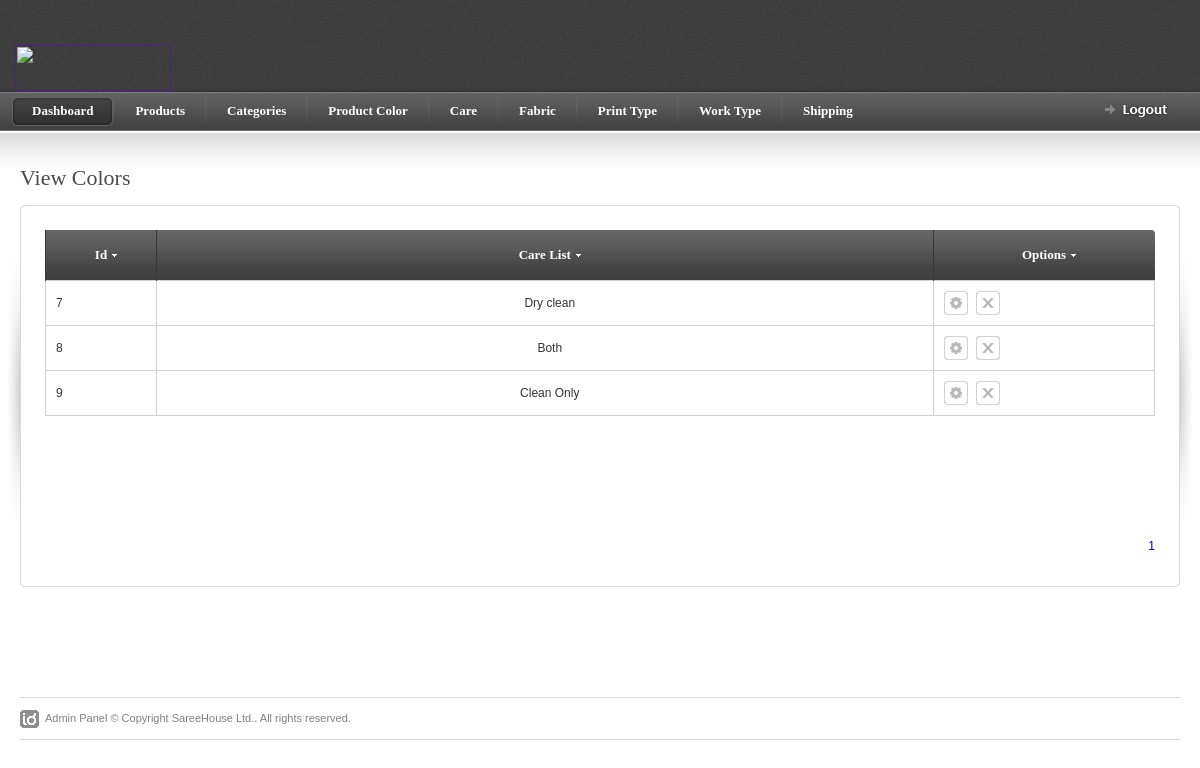
/admin/view_care.php (signed in), run on the app's committed database.
### tables this page shows
CREATE TABLE IF NOT EXISTS `care` (
  `care_id` int(30) NOT NULL,
  `care_name` text NOT NULL
);

### admin/view_care.php (the view, shortened to what this page needs)
<?php
if(!isset($_SESSION['user_name'])){
header("location: login.php");
}
else {
?>
<!DOCTYPE html PUBLIC "-//W3C//DTD XHTML 1.0 Strict//EN" "http://www.w3.org/TR/xhtml1/DTD/xhtml1-strict.dtd">
<html xmlns="http://www.w3.org/1999/xhtml">
<head>
<link rel="stylesheet" href="css/screen.css" type="text/css" media="screen" title="default" />
<link rel="stylesheet" href="css/datePicker.css" type="text/css" />
</head>
<body>
<div>
<?php include "topmenu.php" ?>
</div>
<div id="content-outer">
<div id="content">
	<div id="page-heading">
		<h1>View Colors</h1>
	</div>
	<table border="0" width="100%" cellpadding="0" cellspacing="0" id="content-table">
	<tr>
		<th rowspan="3" class="sized"><img src="images/shared/side_shadowleft.jpg" width="20" height="300" alt="" /></th>
		<th class="topleft"></th>
		<td id="tbl-border-top">&nbsp;</td>
		<th class="topright"></th>
		<th rowspan="3" class="sized"><img src="images/shared/side_shadowright.jpg" width="20" height="300" alt="" /></th>
	</tr>
	<tr>
		<td id="tbl-border-left"></td>
		<td>
		<div id="content-table-inner">
			<div id="table-content">
				<form id="mainform" action="">
				<table border="0" width="100%" cellpadding="0" cellspacing="0" id="product-table">
				<tr>
					<th class="table-header-repeat line-left minwidth-1"style="width:50px !important;"><a id="" >Id</a></th>
					<th class="table-header-repeat line-left minwidth-1" style="text-align:center;"><a href="">Care List</a><?php echo $product_color_name; ?>	</th>
					<th class="table-header-options line-left"><a href="">Options</a></th>
				</tr>
				<?php
				$page=$_GET["page"];
				if($page=="" || $page=="1")
				{
					$page1=0;
				}
				else
				{
				$page1=($page*15)-15;
				}
				$res=mysql_query("select * from care limit $page1,15");
				while($row=mysql_fetch_array($res))
				{
			?>
				<tr>
					<td><?php echo $row['care_id'] ?></td>
					<td style="text-align:center;"><?php echo $row['care_name'] ?></td>
					<td class="options-width">
					<a href="edit_care.php?edit=<?php echo $row['care_id'] ?>" title="Edit" class="icon-1 info-tooltip"></a>
					<a href="delete_care.php?del=<?php echo $row['care_id'] ?>" title="Delete" class="icon-2 info-tooltip"></a>
					</td>
				</tr>
					<?php } ?>
				</table>
				</form>
			</div>
			<table border="0" cellpadding="0" cellspacing="0" id="paging-table">
			<tr>
			<td>
				<?php
			$res1=mysql_query("select * from care");
			$cou=mysql_num_rows($res1);
			$a=$cou/15;
			$a=ceil($a);
			for($b=1;$b<=$a;$b++)
			 {
			?><a href="view_care.php?page=<?php echo $b; ?>" style="text-decoration:none;"><?php echo $b." ";?></a>
			 <?php	}	?>
			</td>
			</tr>
			</table>
		</div>
		</td>
		<td id="tbl-border-right"></td>
	</tr>
	<tr>
		<th class="sized bottomleft"></th>
		<td id="tbl-border-bottom">&nbsp;</td>
		<th class="sized bottomright"></th>
	</tr>
	</table>
</div>
</div>
<?php include "footer.php" ?>
</body>
</html>
<?php } ?>

### admin/css/screen.css (style rules this page uses)
* { margin: 0; padding: 0; }
html, body { height: 100%; }
body { background: #fff; color: #393939; font-family: Arial; font-size: 0px; line-height: 0; }
#content-outer { background: url(../images/shared/content_repeat.jpg) repeat-x; }
#content { color: #333; font-family: Arial, Helvetica, sans-serif; font-size: 12px; line-height: 18px; margin: 0 auto 0 auto; max-width: 1260px; min-width: 780px; padding: 35px 0px 30px 0px; }
#content-table { font-size: 0px; line-height: 0px; }
#content-table th.sized { height: 15px; width: 15px; padding: 0; margin: 0; font-size: 0px; line-height: 0px; }
#content-table-inner { font-size: 12px; line-height: 12px; padding: 10px 0 20px 0; }
#tbl-border-top { background: url(../images/shared/border_bit.jpg) top repeat-x; line-height: 0;font-size: 0px; height: 15px; }
#tbl-border-bottom { background: url(../images/shared/border_bit.jpg) bottom repeat-x; line-height: 0;font-size: 0px; height: 15px; }
#tbl-border-left { background: url(../images/shared/border_bit.jpg) left repeat-y; }
#tbl-border-right { background: url(../images/shared/border_bit.jpg) right repeat-y; }
#table-content { line-height: 16px; margin: 0 10px 10px 10px; min-height: 300px; }
.topleft { background: url(../images/shared/corner_top_left.jpg) no-repeat; width:15px; height:15px; }
.topright { background: url(../images/shared/corner_top_right.jpg) no-repeat; width:15px; height:15px; }
.bottomleft { background: url(../images/shared/corner_bottom_left.jpg) no-repeat; width:15px; height:15px; }
.bottomright { background: url(../images/shared/corner_bottom_right.jpg) no-repeat; width:15px; height:15px; }
#page-heading { margin: 0 0 15px 20px; }
h1 { color: #4b4b4b; font-family: Tahoma; font-size: 22px; line-height: 24px; font-weight: normal; }
a.icon-1 { background: url(../images/table/table_icon_1.gif) no-repeat; display: block; float: left; height: 24px; margin: 0 8px 0 0; width: 24px; }
a.icon-2 { background: url(../images/table/table_icon_2.gif) no-repeat; display: block; float: left; height: 24px; margin: 0 8px 0 0; width: 24px; }
#product-table { margin-bottom: 20px; }
#product-table td a { color: #393939; }
#product-table th { height: 50px; text-align: center; }
#product-table .minwidth-1 { min-width: 110px; }
#product-table td { border: 1px solid #d2d2d2; padding: 10px 0 10px 10px; }
td.options-width { padding: 0 0 0 10px; width: 210px; }
.table-header-options { background: url(../images/table/table_header_options.jpg) no-repeat; border: none; min-width: 221px; padding: 0px 0 0 0; width: 221px; }
.table-header-repeat { background: url(../images/table/table_header_repeat.jpg) repeat-x; border: none; font-size: 0px; line-height: 0; padding: 0px 0 0 0; }
.table-header-options a, .table-header-repeat a { background: url(../images/table/table_sort_arrow.gif) right no-repeat; color: #fff; font-family: Tahoma; font-size: 13px; font-weight: bold; line-height: 14px; margin: 0 0 0 10px; padding: 0 10px 0 0; }
th.line-left { border-left: 1px solid #373737; }
#paging-table { float: right; margin: 0 10px 0 0; }
table { border-collapse: collapse; }
a { outline: none; text-decoration: none; }
img { border: 0; }
form { margin: 0; padding: 0; }

### data on the page
care: care_id "7", care_name "Dry clean"
care: care_id "8", care_name "Both"
care: care_id "9", care_name "Clean Only"
